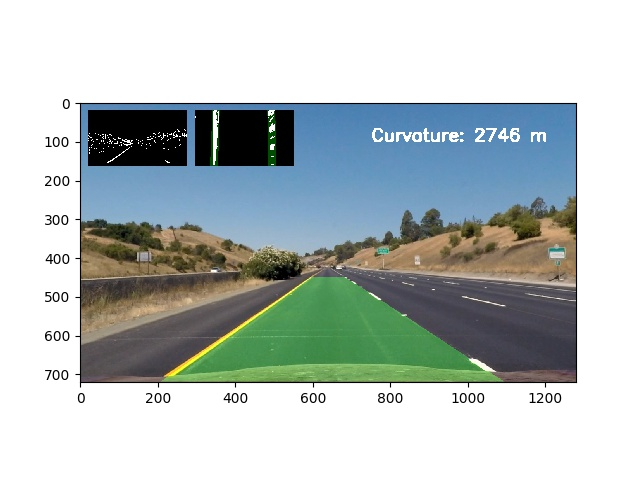
#> input picture output_images/straight_lines1.jpg, 640 x 480 px
$ python -i image_processing_pipeline.py   (imports and definitions only)   (older library calls are emulated)
#> lines starting #> are read from the running program, lines starting #| are printed output that depends on the picture; after the words box and inside, x2 and y2 are one past the last pixel; in counts of white or black regions, pixels touching at a corner belong together
import cv2
import pickle
import numpy as np
from matplotlib import pyplot as plt


# [18 lines left out: functions load_cam_calibration, plot_2_img, not called in this run]

def abs_sobel_thresh(img, orient='x', sobel_kernel=3, thresh=(0, 255)):
    # Convert to grayscale
#> called with orient = 'x', sobel_kernel = 7, thresh = (20, 200)
    gray = cv2.cvtColor(img, cv2.COLOR_RGB2GRAY)
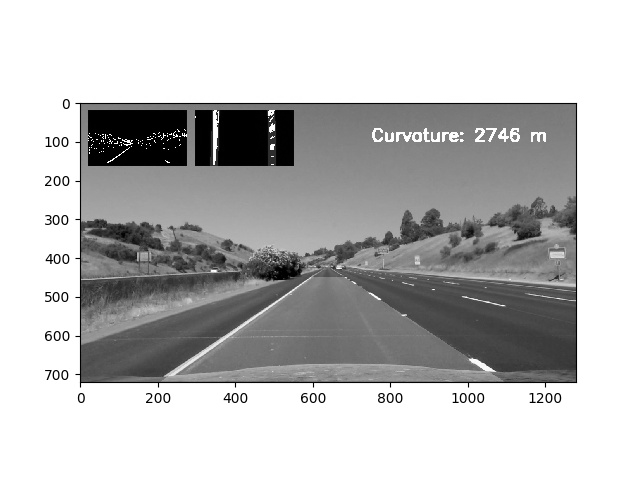
#> gray: shape (480, 640); min 0, max 255, mean 189
    # Take the gradient in x and y separately
    if orient == 'x':
        sobel = cv2.Sobel(gray, cv2.CV_64F, 1, 0, ksize=sobel_kernel)
    else:
        sobel = cv2.Sobel(gray, cv2.CV_64F, 0, 1, ksize=sobel_kernel)
    # Scale to 8-bit (0 - 255) and convert to type = np.uint8
    scaled_sobel = np.uint8(255*sobel/np.max(sobel))
    # Create a binary mask where mag thresholds are met
    sxbinary = np.zeros_like(scaled_sobel)
    sxbinary[(scaled_sobel >= thresh[0]) & (scaled_sobel <= thresh[1])] = 1
    # Return this mask as your binary_output image
    return sxbinary

# [33 lines left out: functions mag_thresh, dir_threshold, not called in this run]

def hls_thresh(image, thresh= (0,255)):
    """ write pydoc """
    # Convert image to HLS color space
    hls = cv2.cvtColor(image, cv2.COLOR_RGB2HLS)
    s_channel = hls[:,:,2]

    # Binary image mask
    binary_output = np.zeros_like(s_channel)
    binary_output[(s_channel > thresh[0]) & (s_channel <= thresh[1])] = 1

    return binary_output

def combined_threshld(img):
    #
    img_xthresh = abs_sobel_thresh(img, orient='x', sobel_kernel=7, thresh=(20, 200))
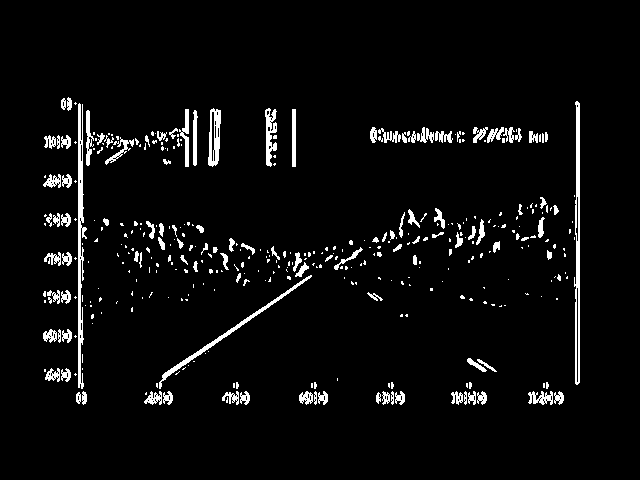
#> img_xthresh: shape (480, 640); values 0 (black) and 1 (white), 4.4% white; 385 white regions (271 under 20 px), largest, box (x1, y1, x2, y2) and area: (78, 103, 87, 389) 1206, (574, 101, 580, 385) 1126, (159, 275, 312, 389) 720
    #plot_2_img(img, "Undistorted Image", img_xthresh, "X threshold")

    img_ythresh = abs_sobel_thresh(img, orient='y', sobel_kernel=7, thresh=(20, 200))
#> call 2 of abs_sobel_thresh, with orient = 'y', sobel_kernel = 7, thresh = (20, 200)
#> in abs_sobel_thresh (call 2), `sobel = cv2.Sobel(gray, cv2.CV_64F, 0, 1, ksize=sobel_kernel)`:
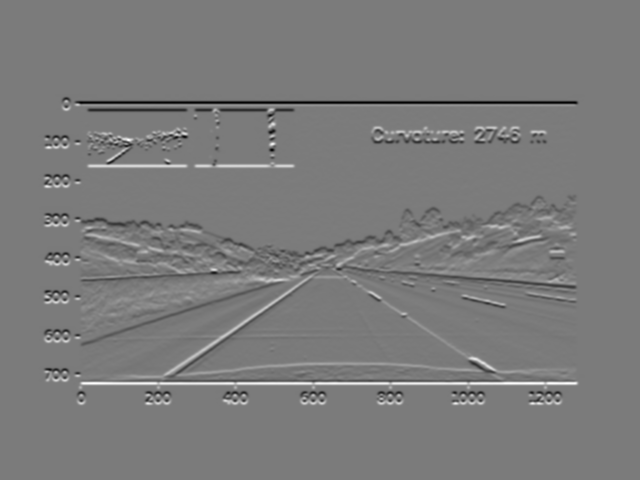
#> sobel: shape (480, 640) float64; min -128815, max 138047, mean 0; drawn with min black and max white
#> in abs_sobel_thresh (call 2), `scaled_sobel = np.uint8(255*sobel/np.max(sobel))`:
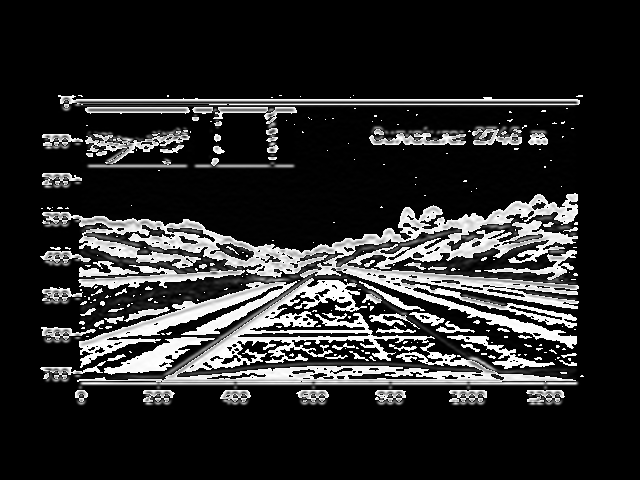
#> scaled_sobel: shape (480, 640); min 0, max 255, mean 42.4
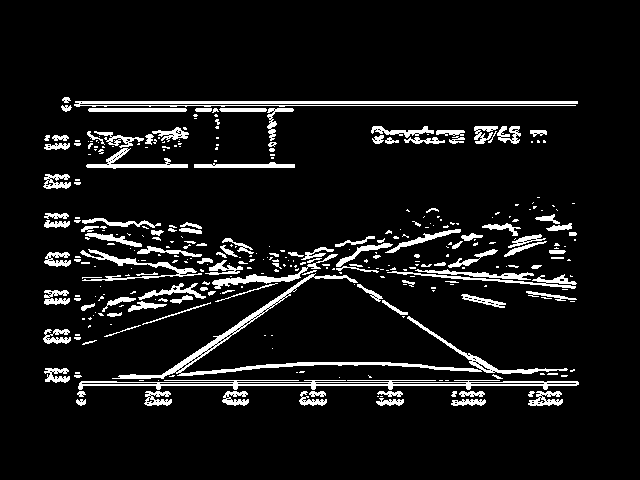
#> img_ythresh: shape (480, 640); values 0 (black) and 1 (white), 8% white; 342 white regions (216 under 20 px), largest, box (x1, y1, x2, y2) and area: (112, 273, 568, 379) 3032, (78, 380, 579, 390) 2085, (74, 101, 578, 107) 2051
    #plot_2_img(img, "Undistorted Image", img_ythresh, "Y threshold")

    img_hlsthresh = hls_thresh(img, thresh=(120, 255))
#> in hls_thresh, `hls = cv2.cvtColor(image, cv2.COLOR_RGB2HLS)`: hls: shape (480, 640, 3); mean of channels 0, 1, 2 34.8, 188.8, 36.7
#> in hls_thresh, `s_channel = hls[:,:,2]`:
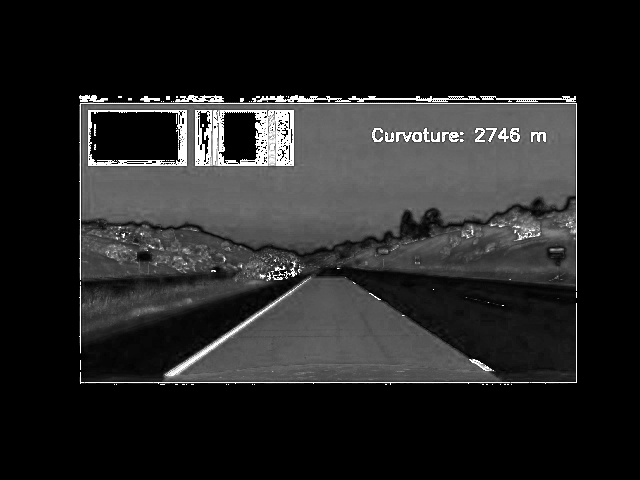
#> s_channel: shape (480, 640); min 0, max 255, mean 36.7
#> img_hlsthresh: shape (480, 640); values 0 (black) and 1 (white), 3.5% white; 256 white regions (221 under 20 px), largest, box (x1, y1, x2, y2) and area: (195, 110, 294, 166) 3337, (88, 110, 187, 166) 1190, (79, 103, 577, 291) 941
#    plot_2_img(img_xthresh, "X-Sobel Thresholded", img_hlsthresh, "HLS Thresholded")

    combined_binary = np.zeros_like(img_xthresh)
    combined_binary[(img_hlsthresh==1) | (img_xthresh==1)] = 1
    #plot_2_img(img, "Undistorted Image", combined_binary, "Combined threshold")

    return combined_binary

# [267 lines left out: functions calcPerspectiveTransform, perspective_transform, window_search, lane_visualization_warped, update_lane_pos, calc_curvature_center and 3 more, not called in this run]


# [24 lines not run here, left out]

>>> import cv2
>>> picture = cv2.cvtColor(cv2.imread('../output_images/straight_lines1.jpg'), cv2.COLOR_BGR2RGB)
>>> result = combined_threshld(picture)
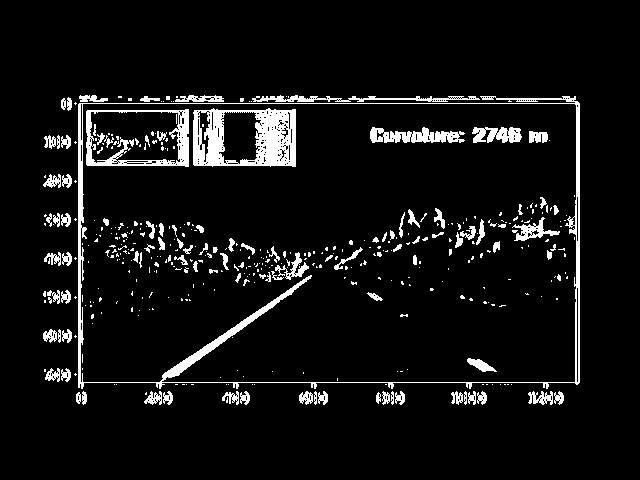
#> result: shape (480, 640); values 0 (black) and 1 (white), 6.9% white; 433 white regions (325 under 20 px), largest, box (x1, y1, x2, y2) and area: (78, 96, 580, 389) 5010, (193, 108, 296, 167) 3643, (86, 109, 189, 167) 1708

$ run again, on output_images/straight_lines2.jpg
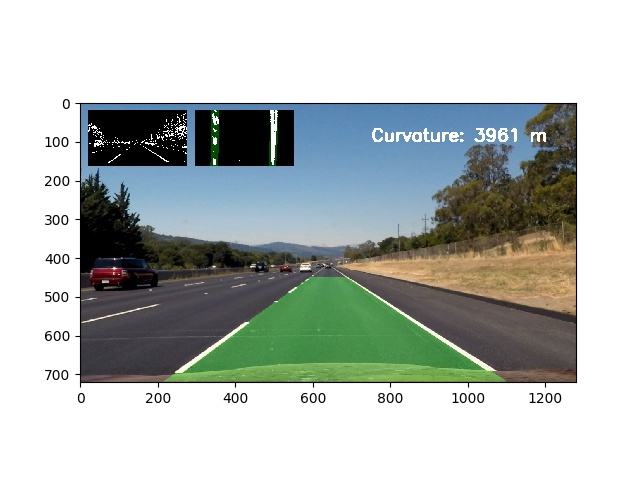
#> input picture output_images/straight_lines2.jpg, 640 x 480 px
#> in combined_threshld, `img_xthresh = abs_sobel_thresh(img, orient='x', sobel_kernel=7, thresh..`:
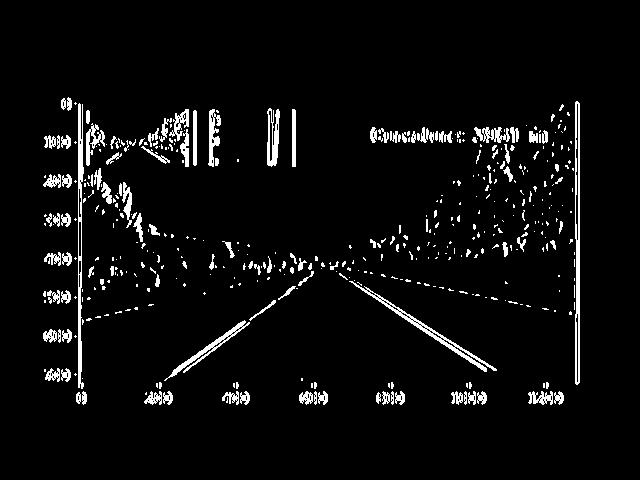
#> img_xthresh: shape (480, 640); values 0 (black) and 1 (white), 4.8% white; 445 white regions (329 under 20 px), largest, box (x1, y1, x2, y2) and area: (575, 101, 580, 385) 1086, (78, 103, 84, 389) 990, (349, 281, 497, 372) 888
#> img_ythresh: shape (480, 640); values 0 (black) and 1 (white), 8.2% white; 409 white regions (292 under 20 px), largest, box (x1, y1, x2, y2) and area: (74, 259, 482, 379) 2628, (78, 380, 579, 390) 2064, (74, 101, 578, 109) 2014
#> hls: shape (480, 640, 3); mean of channels 0, 1, 2 33.2, 184.8, 35.3
#> img_hlsthresh: shape (480, 640); values 0 (black) and 1 (white), 4.9% white; 473 white regions (419 under 20 px), largest, box (x1, y1, x2, y2) and area: (195, 110, 294, 166) 3336, (80, 172, 577, 385) 1987, (88, 110, 187, 166) 1140
#> `result = combined_threshld(picture)`:
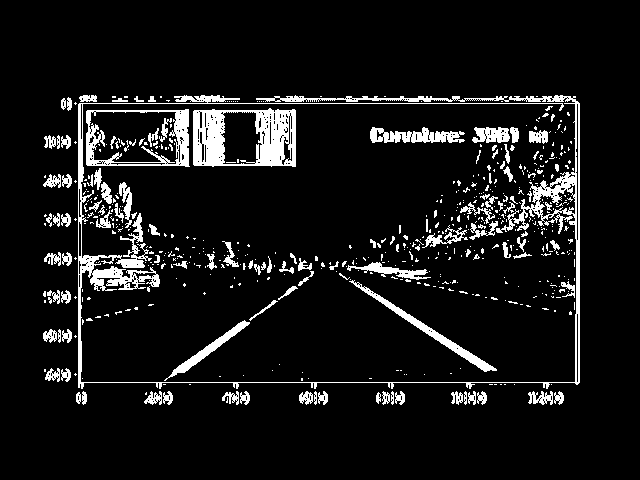
#> result: shape (480, 640); values 0 (black) and 1 (white), 8.7% white; 599 white regions (484 under 20 px), largest, box (x1, y1, x2, y2) and area: (78, 95, 580, 389) 7906, (193, 108, 296, 167) 3622, (86, 109, 190, 167) 1785
